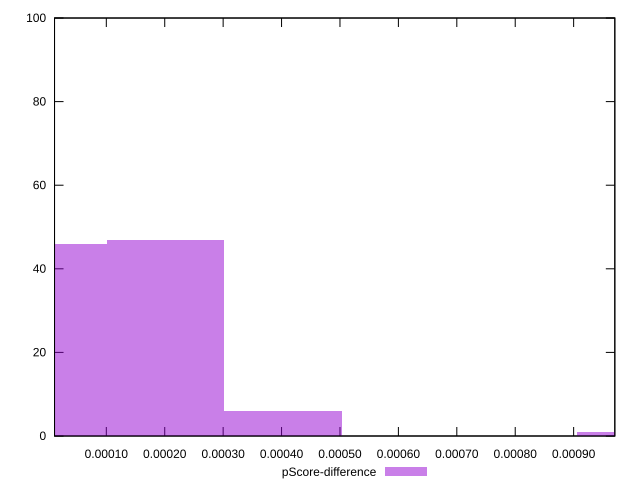

Write the gnuplot code that produced this figure.
reset

$pScoreDifference <<EOF
0.0010060177248024547 1
0 46
0.00020120354496049094 47
0.00040240708992098187 6
EOF

set key outside below
set boxwidth 0.00020120354496049094
set xrange [0.000011361728023573381:0.00097049864558163]
set yrange [0:100]
set trange [0:100]
set style fill transparent solid 0.5 noborder
set terminal svg size 640, 490 enhanced background rgb 'white'
set output "report_00014_2021-02-09T15:56:05.503Z/largest-contentful-paint/samples/pages/pScore-difference/histogram.svg"

plot $pScoreDifference title "pScore-difference" with boxes

reset
